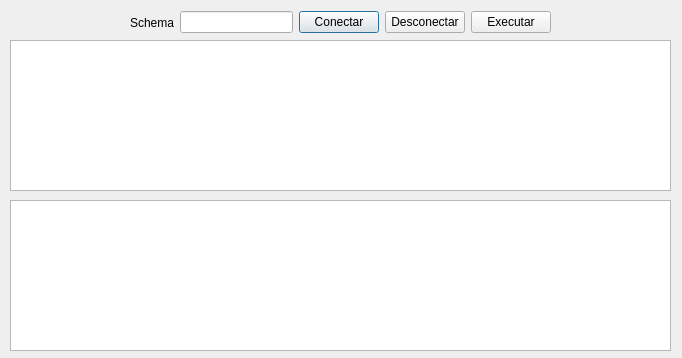
<?xml version="1.0" encoding="UTF-8"?>
<ui version="4.0">
 <class>menuSQL</class>
 <widget class="QDialog" name="menuSQL">
  <property name="geometry">
   <rect>
    <x>0</x>
    <y>0</y>
    <width>682</width>
    <height>358</height>
   </rect>
  </property>
  <property name="windowTitle">
   <string>Dialog</string>
  </property>
  <widget class="QTableView" name="tbl_sql">
   <property name="geometry">
    <rect>
     <x>10</x>
     <y>200</y>
     <width>661</width>
     <height>151</height>
    </rect>
   </property>
  </widget>
  <widget class="QPlainTextEdit" name="txt_sql">
   <property name="geometry">
    <rect>
     <x>10</x>
     <y>40</y>
     <width>661</width>
     <height>151</height>
    </rect>
   </property>
   <property name="plainText">
    <string>
</string>
   </property>
  </widget>
  <widget class="QWidget" name="">
   <property name="geometry">
    <rect>
     <x>130</x>
     <y>10</y>
     <width>421</width>
     <height>25</height>
    </rect>
   </property>
   <layout class="QHBoxLayout" name="horizontalLayout">
    <item>
     <widget class="QLabel" name="lbl_schema">
      <property name="text">
       <string>Schema</string>
      </property>
     </widget>
    </item>
    <item>
     <widget class="QLineEdit" name="edt_schema">
      <property name="text">
       <string/>
      </property>
     </widget>
    </item>
    <item>
     <widget class="QPushButton" name="btn_conectar">
      <property name="text">
       <string>Conectar</string>
      </property>
     </widget>
    </item>
    <item>
     <widget class="QPushButton" name="btn_desconectar">
      <property name="text">
       <string>Desconectar</string>
      </property>
     </widget>
    </item>
    <item>
     <widget class="QPushButton" name="btn_executar">
      <property name="text">
       <string>Executar</string>
      </property>
     </widget>
    </item>
   </layout>
  </widget>
 </widget>
 <resources/>
 <connections/>
</ui>
